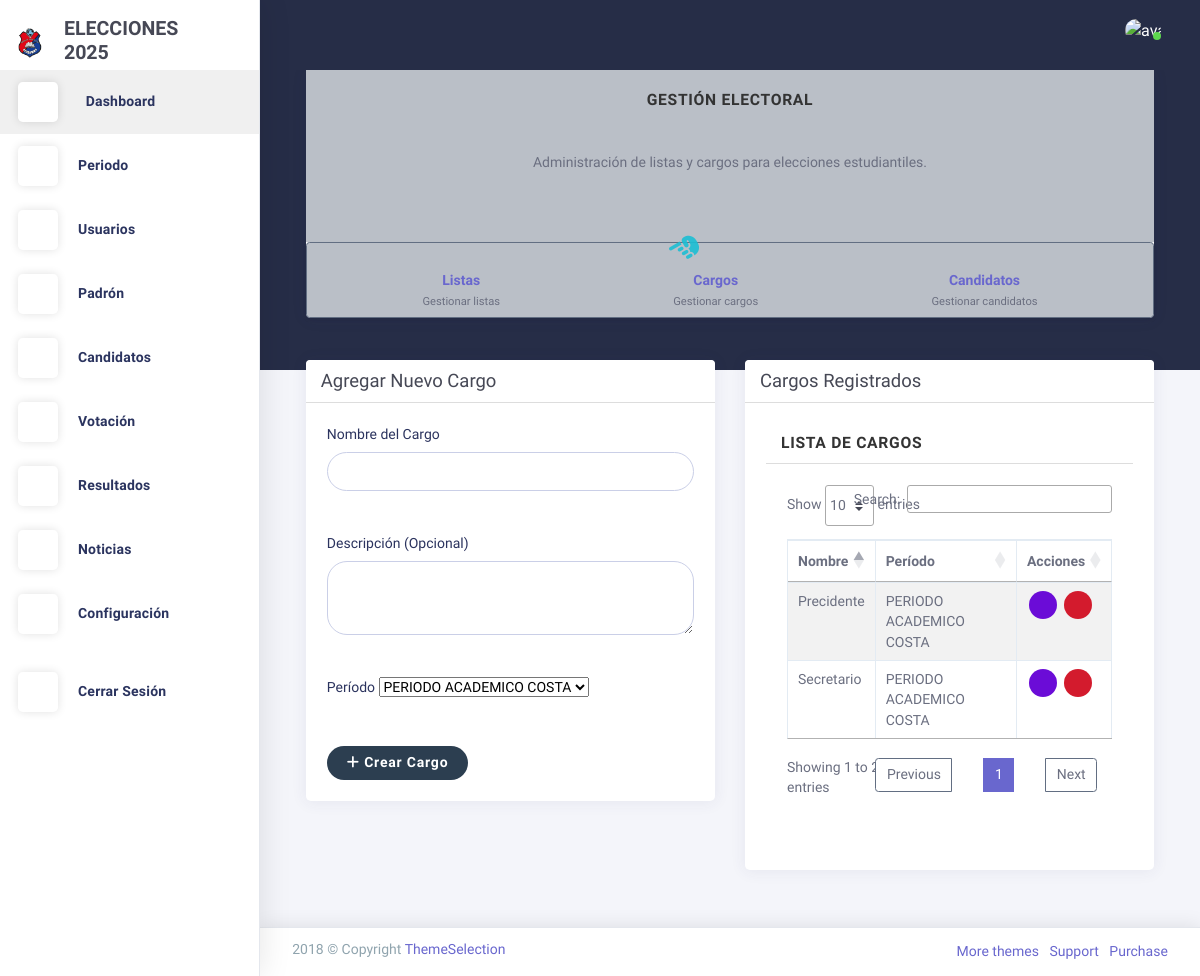
Screenshot of /cargo/ with the database file from the repository.
### Aplicaciones/configuracion/models.py (models this page shows, shortened)
class LogoConfig(models.Model):
    logo_1 = models.ImageField(upload_to='logos/')
    logo_2 = models.ImageField(upload_to='logos/')
    iniciales = models.CharField(max_length=10)

### Aplicaciones/elecciones/models.py (models this page shows, shortened)
class Cargo(models.Model):
    nombre_cargo = models.CharField(max_length=100)
    descripcion = models.TextField(blank=True, null=True)
    periodo = models.ForeignKey(Periodo, on_delete=models.CASCADE)

### Aplicaciones/periodo/models.py (models this page shows, shortened)
class Periodo(models.Model):
    nombre = models.CharField(max_length=100, unique=True)
    fecha_inicio = models.DateField()
    fecha_fin = models.DateField()
    ESTADOS = [
        ('activo', 'Activo'),
        ('inactivo', 'Inactivo')
    ]
    estado = models.CharField(max_length=10, choices=ESTADOS, default='activo')

### Aplicaciones/elecciones/views.py (the view)
# urls.py: path('cargo/', views.listar_cargos, name='listar_cargos'),
def listar_cargos(request):
    periodo_actual = Periodo.objects.get(
        fecha_inicio__lte=timezone.now(),
        fecha_fin__gte=timezone.now()
    )
    periodos = Periodo.objects.all()
    cargos = Cargo.objects.filter(periodo=periodo_actual)
    messages_list = [{'message': m.message, 'tags': m.tags} for m in messages.get_messages(request)]
    return render(request, 'cargos/agregarcargo.html', {
        'cargos': cargos,
        'periodo_actual': periodo_actual,
        'periodos': periodos,
        'messages_json': json.dumps(messages_list)
    })

### Aplicaciones/elecciones/templates/cargos/agregarcargo.html (shortened to what this page needs)
{% extends "plantilla.html" %}
{% load static %}
{% block contenido %}
<div class="card mb-3">
  <div class="card-body bg-light text-center">
    <h5 class="card-title mb-3"><strong>Gestión Electoral</strong></h5>
    <p class="card-text mb-4">
      Administración de listas y cargos para elecciones estudiantiles.
    </p>
  </div>
  <nav class="navbar navbar-light bg-light border rounded shadow-sm">
    <div class="container-fluid justify-content-around">
      <a href="{% url 'listar_listas' %}" class="text-decoration-none text-center">
        <i class="la la-list-ol text-muted fs-2 d-block"></i>
        <div>
          <strong class="d-block">Listas</strong>
          <small class="text-muted">Gestionar listas</small>
        </div>
      </a>
      <a href="{% url 'listar_cargos' %}" class="text-decoration-none text-center position-relative">
        <div>
          <i class="la la-briefcase text-primary fs-2 d-block"></i>
          <span class="position-absolute" style="top: -15px; right: 70%; z-index: 1000;">
            <i class="fas fa-hand-point-left" style="font-size: 2rem; transform: scaleX(1) rotate(-30deg); color: #1cbed3e6;"></i>
          </span>
          <div>
            <strong class="d-block">Cargos</strong>
            <small class="text-muted">Gestionar cargos</small>
          </div>
        </div>
      </a>
      <a href="{% url 'listar_candidatos' %}" class="text-decoration-none text-center">
        <i class="la la-users text-muted fs-2 d-block"></i>
        <div>
          <strong class="d-block">Candidatos</strong>
          <small class="text-muted">Gestionar candidatos</small>
        </div>
      </a>
    </div>
  </nav>
</div>
<section id="agregar-cargo" class="row match-height">
        <div class="col-md-6">
            <div class="card">
                <div class="card-header bg-white text-dark">
                    <h4 class="mb-0">{% if cargo %}Editar Cargo{% else %}Agregar Nuevo Cargo{% endif %}</h4>
                </div>
                <div class="card-body">
                    <form method="POST" action="{% if cargo %}{% url 'editar_cargo' cargo.id %}{% else %}{% url 'nuevo_cargo' %}{% endif %}">
                        <div class="mb-3">
                            <label for="nombre_cargo" class="form-label">Nombre del Cargo</label>
                            <input type="text" class="form-control" id="nombre_cargo" name="nombre_cargo" value="{{ cargo.nombre_cargo|default:'' }}" required>
                        </div>
                        <div class="mb-3">
                            <label for="descripcion" class="form-label">Descripción (Opcional)</label>
                            <textarea class="form-control" id="descripcion" name="descripcion" rows="3">{{ cargo.descripcion|default:'' }}</textarea>
                        </div>
                        <div class="mb-3">
                            <label for="periodo" class="form-label">Período</label>
                            <select class="form-select" id="periodo" name="periodo" required>
                                {% for periodo in periodos %}
                                    <option value="{{ periodo.id }}" {% if periodo == cargo.periodo or periodo == periodo_actual %}selected{% endif %}>
                                        {{ periodo.nombre }}
                                    </option>
                                {% endfor %}
                            </select>
                        </div>
                        <div class="d-flex justify-content-between">
                            <button type="submit" class="btn btn-primary">
                                {% if cargo %}
                                    <i class="fas fa-save me-1"></i> Actualizar
                                {% else %}
                                    <i class="fas fa-plus me-1"></i> Crear
                                {% endif %}
                                Cargo
                            </button>
                        </div>
                    </form>
                </div>
            </div>
        </div>
        <div class="col-md-6">
            <div class="card">
                <div class="card-header bg-white text-dark">
                    <h4 class="mb-0">Cargos Registrados</h4>
                </div>
                <div class="card-body">
                    {% if cargos %}
                        <div class="card">
                            <div class="card-header bg-white text-dark">
                                <h4 class="card-title mb-0">Lista de Cargos</h4>
                            </div>
                            <div class="card-body">
                                <div class="table-responsive">
                                    <table id="tablaCargos" class="table table-striped table-bordered">
                                        <thead>
                                            <tr>
                                                <th>Nombre</th>
                                                <th>Período</th>
                                                <th>Acciones</th>
                                            </tr>
                                        </thead>
                                        <tbody>
                                    {% for cargo in cargos %}
                                    <tr>
                                        <td>{{ cargo.nombre_cargo }}</td>
                                        <td>{{ cargo.periodo.nombre }}</td>
                                        <td>
                                            <div class="btn-group" role="group">
                                                <div class="action-buttons d-flex">
                                                    <a href="{% url 'editar_cargo' cargo.id %}" class="btn-action btn-edit"
                                                       title="Editar"
                                                       data-toggle-tooltip="tooltip"
                                                       data-placement="top">
                                                        <i class="la la-edit"></i>
                                                    </a>
                                                    <button type="button" class="btn-action btn-delete"
                                                            data-cargo-id="{{ cargo.id }}"
                                                            data-cargo-nombre="{{ cargo.nombre_cargo|escapejs }}"
                                                            title="Eliminar"
                                                            data-toggle-tooltip="tooltip"
                                                            data-placement="top">
                                                        <i class="la la-trash"></i>
                                                    </button>
                                            </div>
                                        </td>
                                    </tr>
                                    {% endfor %}
                                        </tbody>
                                    </table>
                                </div>
                            </div>
                        {% else %}
                            <div class="alert alert-info text-center">
                                No hay cargos registrados.
                            </div>
                        {% endif %}
                    </div>
                </div>
            </div>
        </div>
    </section>
{% endblock %}

### Aplicaciones/administracion/templates/plantilla.html (shortened to what this page needs)
{% load static %}
<!DOCTYPE html>
<html class="loading" lang="en" data-textdirection="ltr">
  <head>
    <link href="https://maxcdn.icons8.com/fonts/line-awesome/1.1/css/line-awesome.min.css" rel="stylesheet">
    <link rel="stylesheet" type="text/css" href="{% static 'plantillas/theme-assets/css/vendors.css' %}">
    <link rel="stylesheet" type="text/css" href="{% static 'plantillas/theme-assets/vendors/css/charts/chartist.css' %}">
    <link rel="stylesheet" type="text/css" href="{% static 'plantillas/theme-assets/css/app-lite.css' %}">
    <link rel="stylesheet" type="text/css" href="{% static 'plantillas/theme-assets/css/core/menu/menu-types/vertical-menu.css' %}">
    <link rel="stylesheet" type="text/css" href="{% static 'plantillas/theme-assets/css/core/colors/palette-gradient.css' %}">
    <link rel="stylesheet" type="text/css" href="{% static 'plantillas/theme-assets/css/pages/dashboard-ecommerce.css' %}">
    <link rel="stylesheet" href="https://cdnjs.cloudflare.com/ajax/libs/font-awesome/6.5.2/css/all.min.css">
    <link rel="stylesheet" href="{% static 'css/style.css' %}">
    <link href="https://cdn.jsdelivr.net/npm/bootstrap-fileinput@5.5.0/css/fileinput.min.css" rel="stylesheet">
    <link rel="stylesheet" href="https://cdn.jsdelivr.net/npm/sweetalert2@11/dist/sweetalert2.min.css">
    <link rel="stylesheet" href="https://cdn.datatables.net/1.11.5/css/jquery.dataTables.min.css">
    <link rel="stylesheet" href="https://cdn.datatables.net/1.11.5/css/dataTables.bootstrap4.min.css">
    <link rel="stylesheet" href="https://cdn.datatables.net/buttons/2.2.2/css/buttons.dataTables.min.css">
    <link rel="stylesheet" href="https://cdn.datatables.net/buttons/2.2.2/css/buttons.bootstrap4.min.css">
  </head>
  <body class="vertical-layout vertical-menu 2-columns menu-expanded fixed-navbar" data-open="click" data-menu="vertical-menu" data-color="bg-chartbg" data-col="2-columns">
    <nav class="header-navbar navbar-expand-md navbar navbar-with-menu navbar-without-dd-arrow fixed-top navbar-semi-light">
      <div class="navbar-wrapper">
        <div class="navbar-container content">
          <div class="collapse navbar-collapse show" id="navbar-mobile">
            <ul class="nav navbar-nav mr-auto float-left">
              <li class="nav-item d-none d-md-block"><a class="nav-link nav-link-expand" href="#"><i class="ficon ft-maximize"></i></a></li>
            </ul>
            <ul class="nav navbar-nav float-right">
              <li class="dropdown dropdown-language nav-item"><a class="dropdown-toggle nav-link" id="dropdown-flag" href="#" data-toggle="dropdown" aria-haspopup="true" aria-expanded="false"><i class="flag-icon flag-icon-us"></i></a>
              </li>
            </ul>
            <ul class="nav navbar-nav float-right">
              <li class="dropdown dropdown-notification nav-item"><a class="nav-link nav-link-label" href="#" data-toggle="dropdown"><i class="ficon ft-mail"></i></a>
              </li>
              <li class="dropdown dropdown-user nav-item"><a class="dropdown-toggle nav-link dropdown-user-link" href="#" data-toggle="dropdown"><span class="avatar avatar-online"><img src="{% static 'plantillas/theme-assets/images/portrait/small/avatar-s-19.png' %}" alt="avatar"><i></i></span></a>
              </li>
            </ul>
          </div>
        </div>
      </div>
    </nav>
    <div class="main-menu menu-fixed menu-light menu-accordion menu-shadow" data-scroll-to-active="true" alt="LOGO MENU"
         data-img="{% if logo_config and logo_config.logo_2 %}{{ logo_config.logo_2.url }}{% else %}{% static 'images/logo1.png' %}{% endif %}">
      <div class="navbar-header">
        <ul class="nav navbar-nav flex-row">
          <li class="nav-item mr-auto">
            <a class="navbar-brand" href="index.html">
              <img class="brand-logo" alt="LOGO FONDO"
                   src="{% if logo_config and logo_config.logo_1 %}{{ logo_config.logo_1.url }}{% else %}{% static 'images/logo1.png' %}{% endif %}"/>
              <h3 class="brand-text">
                {{ logo_config.iniciales|default:" " }}
              </h3>
            </a>
          </li>
        </ul>
      </div>
      <div class="main-menu-content">
        <ul class="navigation navigation-main" id="main-menu-navigation" data-menu="menu-navigation">
            <li class="active">
                <a href="{% url 'dashboard' %}"><i class="ft-home"></i>
                    <span class="menu-title" data-i18n="">Dashboard</span>
                </a>
            </li>
            <li class="nav-item">
              <a href="#"><i class="ft-bar-chart-2"></i><span class="menu-title" data-i18n="">Periodo</span></a>
            </li>
            <li class="nav-item">
              <a href="#"><i class="ft-users"></i><span class="menu-title" data-i18n="">Usuarios</span></a>
            </li>
            <li class="nav-item">
                <a href="#"><i class="ft-list"></i><span class="menu-title" data-i18n="">Padrón</span></a>
            </li>
            <li class="nav-item">
                <a href="#"><i class="ft-plus-circle"></i><span class="menu-title" data-i18n="">Candidatos</span></a>
            </li>
            <li class="nav-item">
                <a href="#"><i class="ft-check-circle"></i><span class="menu-title" data-i18n="">Votación</span></a>
            </li>
            <li class="nav-item">
                <a href="#"><i class="ft-bar-chart-2"></i><span class="menu-title" data-i18n="">Resultados</span></a>
            </li>
            <li class="nav-item">
              <a href="#">
                <i class="ft-activity"></i><span class="menu-title">Noticias</span>
              </a>
            </li>
            <li class="nav-item">
                  <a href="{% url 'configurar_logo' %}"><i class="ft-settings"></i><span class="menu-title" data-i18n="">Configuración</span></a>
            </li>
            <li class="nav-item mt-1">
              <a href="{% url 'administracion:index' %}">
              <i class="ft-power"></i><span class="menu-title">Cerrar Sesión</span>
              </a>
            </li>
        </ul>
      </div>
      <div class="navigation-background"></div>
    </div>
    <div class="app-content content">
      <div class="content-wrapper">
        <div class="content-body">
          <div class="container">
            {% block contenido %}{% endblock %}
          </div>
        </div>
      </div>
    </div>
    <footer class="footer footer-static footer-light navbar-border navbar-shadow">
      <div class="clearfix blue-grey lighten-2 text-sm-center mb-0 px-2">
        <span class="float-md-left d-block d-md-inline-block">2018  &copy; Copyright <a class="text-bold-800 grey darken-2" href="https://themeselection.com" target="_blank">ThemeSelection</a></span>
        <ul class="list-inline float-md-right d-block d-md-inline-blockd-none d-lg-block mb-0">
          <li class="list-inline-item"><a class="my-1" href="https://themeselection.com/" target="_blank"> More themes</a></li>
          <li class="list-inline-item"><a class="my-1" href="https://themeselection.com/support" target="_blank"> Support</a></li>
          <li class="list-inline-item"><a class="my-1" href="https://themeselection.com/products/chameleon-admin-modern-bootstrap-webapp-dashboard-html-template-ui-kit/" target="_blank"> Purchase</a></li>
        </ul>
      </div>
    </footer>
</body>
</html>

### rows the page displays
LogoConfig: logo_1 (picture), iniciales "ELECCIONES 2025"
Cargo: nombre_cargo "Precidente", periodo.nombre "PERIODO ACADEMICO COSTA"
Cargo: nombre_cargo "Secretario", periodo.nombre "PERIODO ACADEMICO COSTA"

### other values shown
form field periodo "PERIODO ACADEMICO COSTA"
